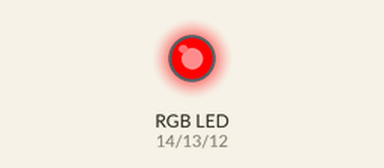
Recording of a sketch running on a simulated Arduino Uno, built with avr-gcc and run on an emulated ATmega328P. On the bench: an RGB LED mixed from three pins (HIGH = lit).

Above: at 0.5 s.
At 2.5 s:
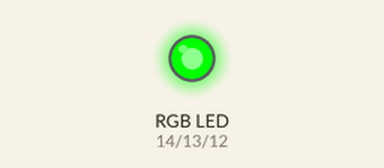
At 4.5 s:
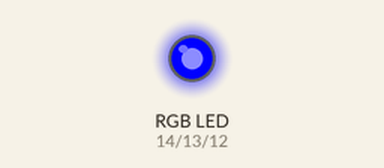
At 5.5 s:
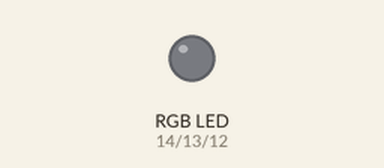
Timing chart, 0 to 7.8 s (numbered marks = the images above):
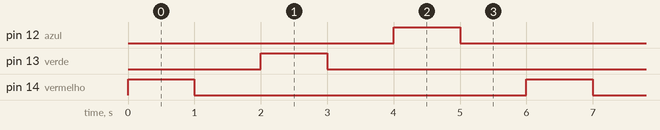

The sketch:

led_RGB_todos_juntos.ino
```cpp
/*
    Autor(a): Diana Santos - Franzininho
    Data: 08/08/23
    Título: Exemplo 2 - Brilho Futurista: Criando Efeitos de Iluminação com LED RGB
    Descrição:Neste exemplo vamos  criar uma luz de sinalização utilizando a cor
    vermelha, verde e azul do LED RGB para piscar todos juntos em intervalos de um
    segundo.
*/
const int vermelho = 14;
const int verde = 13;
const int azul= 12;


void setup() {
  // configura o pino na cor vermelha, verde e azul como saída:
  pinMode(vermelho, OUTPUT);
  pinMode(verde, OUTPUT);
  pinMode(azul, OUTPUT);
}

void loop() {
 Vermelho();
 Verde();
 Azul();
}

void Vermelho() {
  // aciona o Led na cor vermelho:
  digitalWrite(vermelho, HIGH);
  delay(1000); // aguarda 1000ms
  digitalWrite(vermelho, LOW);
  delay(1000); // aguarda 1000ms
}
void Verde() {
  // aciona o Led na cor verde:
  digitalWrite(verde, HIGH);
  delay(1000); // aguarda 1000ms
  digitalWrite(verde, LOW);
  delay(1000); // aguarda 1000ms
}

void Azul() {
  // aciona o Led na cor azul:
  digitalWrite(azul, HIGH);
  delay(1000); // aguarda 1000ms
  digitalWrite(azul, LOW);
  delay(1000); // aguarda 1000ms
}
```

Measured:
- by itself, pin 12 (azul), pin 13 (verde), pin 14 (vermelho): alternates HIGH for 1.0 s and LOW for 5.0 s
- by itself, everything shown: repeats every 6.0 s, in 6 steps
